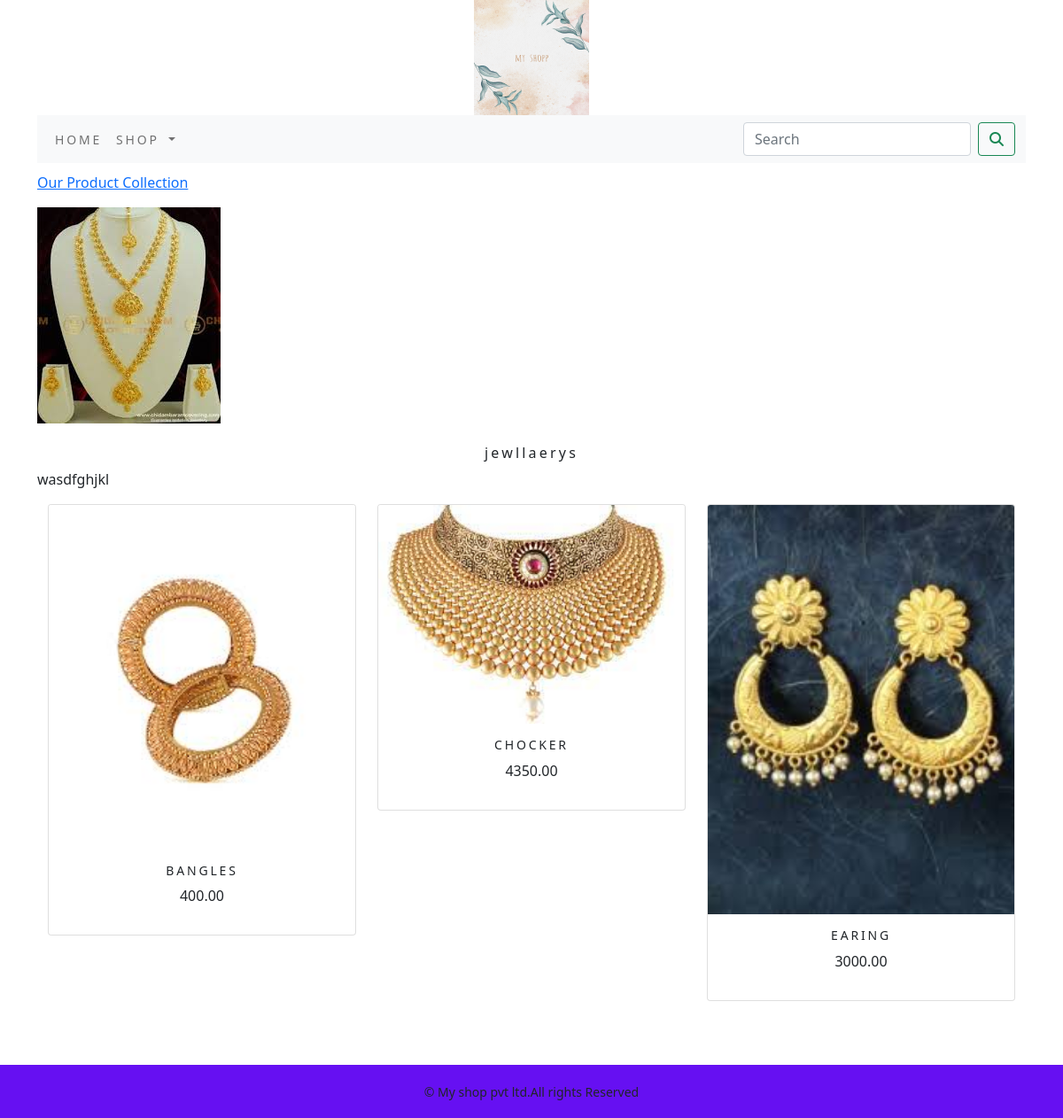
The page /shop/jewllaerys/ on the database its author committed.
### shop/models.py (models this page shows, shortened)
class Category(models.Model):
    name=models.CharField(max_length=250,unique=True)
    slug=models.SlugField(max_length=250,unique=True)
    description=models.TextField(blank=True)
    image=models.ImageField(upload_to='category',blank=True)
    class Meta:
        ordering=('name',)
        verbose_name='category'
        verbose_name_plural='categories'
    def get_url(self):
        return reverse('shop:product_by_category',args=[self.slug])

class Product(models.Model):
    name=models.CharField(max_length=250,unique=True)
    slug=models.SlugField(max_length=250,unique=True)
    description=models.TextField(blank=True)
    price=models.DecimalField(max_digits=10,decimal_places=2)
    category=models.ForeignKey(Category,on_delete=models.CASCADE)
    stock=models.IntegerField()
    image= models.ImageField(upload_to='product', blank=True)
    available=models.BooleanField(default=True)
    created=models.DateField(auto_now_add=True)
    updated=models.DateField(auto_now=True)
    class Meta:
        ordering=('name',)
        verbose_name='product'
        verbose_name_plural='products'
    def get_url(self):
        return reverse('shop:productCatdetail',args=[self.category.slug,self.slug])

### shop/views.py (the view)
# urls.py: path('',views.allProdCat,name='allProdCat'),
def allProdCat(request,c_slug=None):
    c_page=None
    products_list=None
    if c_slug!=None:
        c_page=get_object_or_404(Category,slug=c_slug)
        products_list=Product.objects.all().filter(category=c_page,available=True)
    else:
        products_list=Product.objects.all().filter(available=True)
    paginator=Paginator(products_list,6)
    try:
        page=int(request.GET.get('page','1'))
    except:
        page=1
    try:
        products=paginator.page(page)
    except (EmptyPage,InvalidPage):
        Products=paginator.page(paginator.num_pages)
    return render(request,"category.html",{'category':c_page,'products':products})

### shop/context_processors.py (called while the page is built)
def menu_links(request):
    links=Category.objects.all()
    return dict(links=links)

### templates/category.html (shortened to what this page needs)
{% extends 'base.html' %}
{% load static %}
{% block content %}
   {% if category %}
  <div>
      <div class="row my_row_class">
          <div class="my-auto">
        <p><a href="{% url 'shop:allProdCat' %}">Our Product Collection </a></p>
          </div>
            </div>
  </div>
  {% endif %}
<div class="mx_auto">
    {% if category %}
       <img class="my_image" src="{{category.image.url}}" alt="{{category.name}}">
</div>
    <br>
<div>
    <h1 class="text-center my_title">{{category.name}}</h1>
    <p class="text-justify">{{category.description}}</p>
</div>
   {% endif %}
<div class="container">
    <div class="row mx_auto">
        {% for product in products.object_list %}
        <div class="my_bottom_margin col-9 col-sm-12  col-md-4 ol-lg-2">
            <div class="card text-center" style="min-width:18rem;">
                <a href ="{{product.get_url}}"> <img class="card-img-top my_image" src="{{product.image.url}}" alt="{{product.name}}"></a>
                <div class="card-body">
                    <h4>{{product.name}}</h4>
                    <p>{{product.price}}</p>
                </div>
            </div>
        </div>
        {% endfor %}
    </div>
    <br>
</div>
{% endblock %}

### static/css/custom.css (style rules this page uses)
body { font-family: 'Roboto', sans-serif; }
.my_row_class { padding-top: 10px; }
.my_title { font-size: 16px; text_trasform:uppercase; letter-spacing: .2em; }
.card-body h4 { font-size: 14px; text-transform: uppercase; letter-spacing:.2em; }

### rows shown on the page
Category: image (picture), name "jewllaerys", description "wasdfghjkl"
Product: image (picture), name "BANGLES", price "400.00"
Product: image (picture), name "CHOCKER", price "4350.00"
Product: image (picture), name "EARING", price "3000.00"
